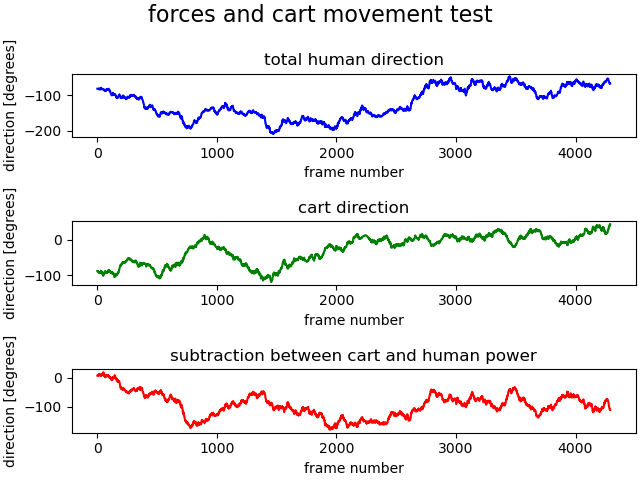
#> input picture other_subtraction.png, 640 x 480 px, given in place of XLH_4100022_1_ants.avi, which was not available
$ python merge_videos.py ../other_subtraction.png
#> lines starting #> are read from the running program, lines starting #| are printed output that depends on the picture; pictures that were not available may be replaced by others from this repository, and a replacement may not be noted
from __future__ import print_function
import numpy as np
import time
import cv2
from Directories import trackedAntMovieDirectory, video_directory
from os import path
import sys
import imutils


def get_frame(c: cv2.VideoCapture, height: int = None):
#> called with height = 500
    if c.isOpened():
        ret, frame = c.read()
#> frame is the input picture: shape (480, 640, 3); mean B, G, R 240.9, 239.9, 241.2
        if ret is True:
            frame = imutils.resize(frame, height=height)
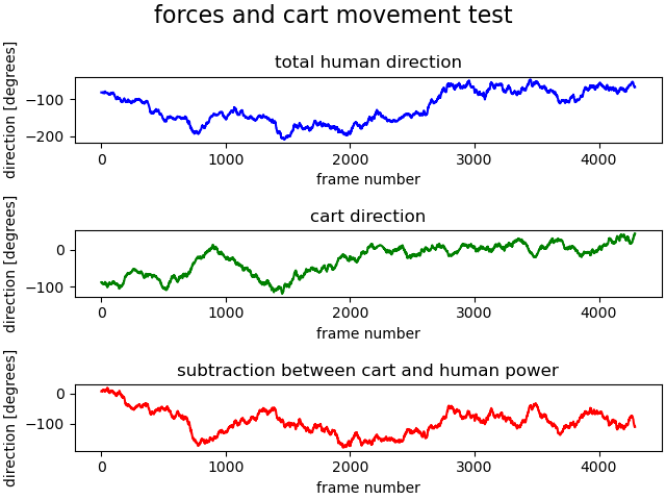
#> frame: shape (500, 666, 3); mean B, G, R 240.9, 239.9, 241.1
            return frame
        else:
            return False


def find_maximum_pixels(frames) -> (int, int):
    return tuple(np.max(np.array(frames), axis=0)[:2])


def merge_frames(frames: list, final_output_shape: (int, int, int), shift: np.array, division=False):
    """

    :param frames: list of numpy arrays, rgb of frames
    :param final_output_shape: (height, width, 3) of the final image
    :return: numpy array with shape final_output_shape
    """
    output = np.ones(final_output_shape, dtype="uint8") * 255
    for i, frame in enumerate(frames):
        if type(frame) is not bool:  # frame can also be false, then we dont display anything
            if division:
                frame[:, -5:, :] = 0
                frame[:, 0:5, :] = 0
            output[shift[i][0]:
                   shift[i][0] + frame.shape[0],
                   shift[i][1]:
                   shift[i][1] + frame.shape[1]] = frame

    return output


if __name__ == '__main__':
    movie_names = ['XLH_4100022_1_ants.avi',
                   'XLH_4100023_1_ants.avi',
                   'XLH_4100026_1_ants.avi'
                   ]

    addresses = [path.join(trackedAntMovieDirectory, 'Slitted', 'H', 'XL', 'Output Videos', movie_name) for movie_name
                 in
                 movie_names]
    cap_list = [cv2.VideoCapture(address) for address in addresses]
    height = 500
    frames0 = [get_frame(cap, height=height).shape for cap in cap_list]
#> frames0 = [(500, 666, 3), (500, 666, 3), (500, 666, 3)]
    (h, w) = find_maximum_pixels(frames0)
#> h = 500; w = 666
    fps = 50

    final_output_shape = (h, int(np.sum(frames0, axis=0)[1]), 3)
#> final_output_shape = (500, 1998, 3)
    shift = np.transpose(np.cumsum([np.zeros(len(frames0), dtype=int), [0, *np.array(frames0)[:, 1][:-1]]], axis=1))
#> shift = [[0, 0], [0, 666], [0, 1332]]
    video_writer = cv2.VideoWriter(video_directory + sys.argv[0].split('/')[-1].split('.')[0] + '.mp4v',
                                   cv2.VideoWriter_fourcc(*'DIVX'), 20,
                                   (final_output_shape[1], final_output_shape[0]))

    count = 0
    while True:
        time.sleep(1 / fps)
        frames = [get_frame(cap, height=height) for cap in cap_list]
#> frames = 3 items
        img = cv2.cvtColor(np.array(merge_frames(frames, final_output_shape, shift, division=True)), cv2.COLOR_BGR2RGB)
#> the loop in merge_frames, `for i, frame in enumerate(frames):` made 3 passes
#> after the loop in merge_frames, `for i, frame in enumerate(frames):`:
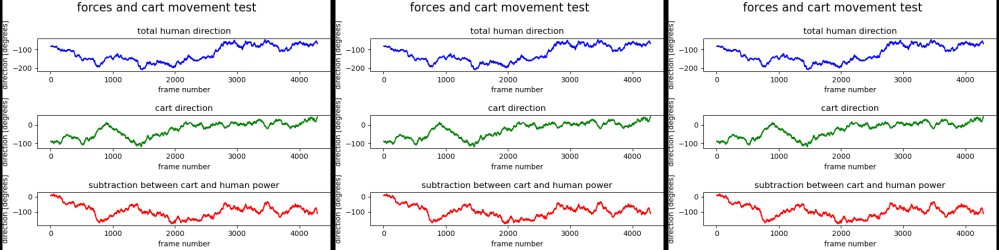
#> output: shape (500, 1998, 3) (shown at 1/2 size); mean B, G, R 237.3, 236.3, 237.5
        cv2.imshow('frame', img)
        video_writer.write(img)

        if cv2.waitKey(1) & 0xFF == ord('q') or len([frame for frame in frames if type(frames) is bool]) == len(frames0):
#> (key q is pressed here)
            break

        count += 5
        [cap.set(cv2.CAP_PROP_POS_FRAMES, count) for cap in cap_list]

    [cap.release() for cap in cap_list]
    cv2.destroyAllWindows()
    video_writer.release()

$ run again, on without_unwrap.png
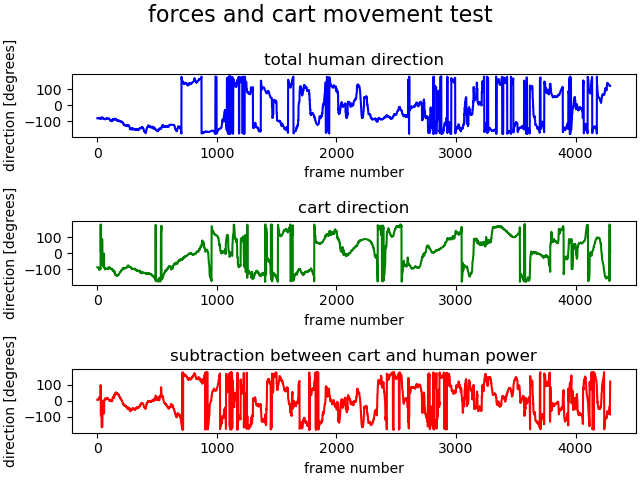
#> input picture without_unwrap.png, 640 x 480 px, given in place of XLH_4100022_1_ants.avi, which was not available
#> in get_frame, frame is the input picture: shape (480, 640, 3); mean B, G, R 232, 227.2, 232.6
#> in get_frame, `frame = imutils.resize(frame, height=height)`:
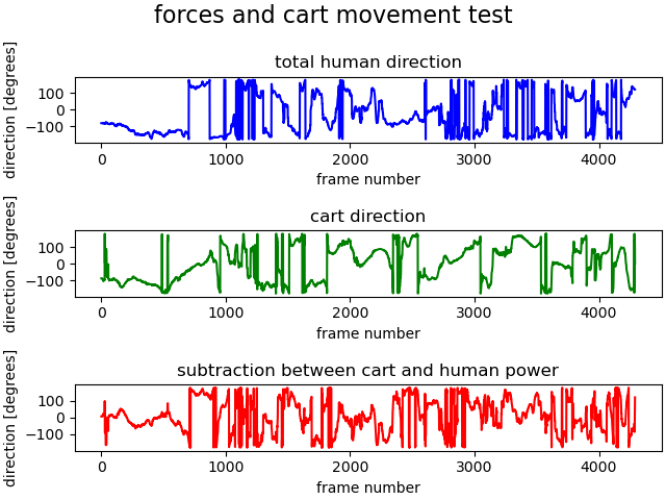
#> frame: shape (500, 666, 3); mean B, G, R 231.9, 227.1, 232.6
#> frames0 = [(500, 666, 3), (500, 666, 3), (500, 666, 3)]
#> h = 500; w = 666
#> final_output_shape = (500, 1998, 3)
#> shift = [[0, 0], [0, 666], [0, 1332]]
#> frames = 3 items
#> the loop in merge_frames, `for i, frame in enumerate(frames):` made 3 passes
#> after the loop in merge_frames, `for i, frame in enumerate(frames):`:
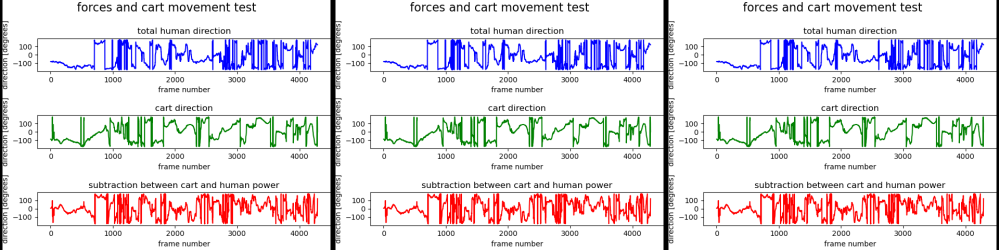
#> output: shape (500, 1998, 3) (shown at 1/2 size); mean B, G, R 228.3, 223.5, 229
